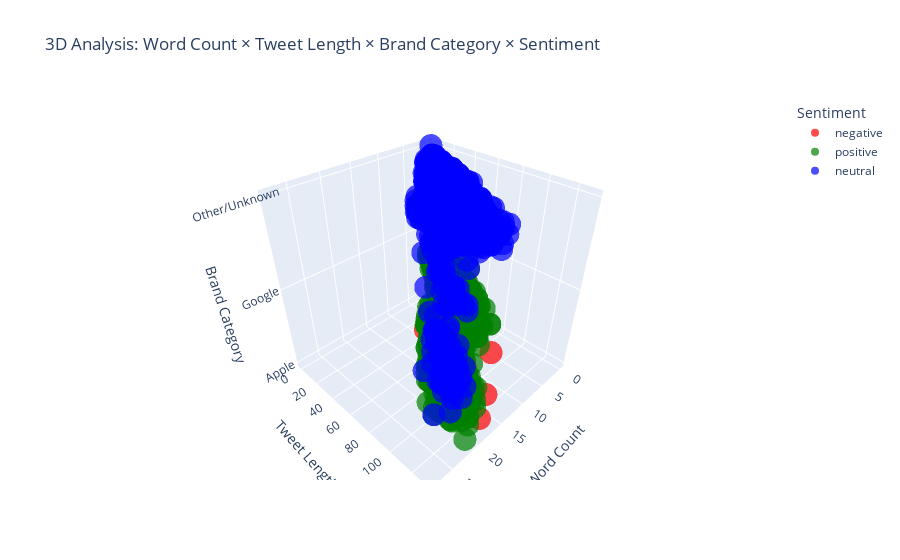

Write notebook code for a chart like this one.
### Code cell
fig = px.scatter_3d(df, x='word_count', y='tweet_length', z='brand_category',
                       color='sentiments', 
                       color_discrete_map={'positive': 'green', 'neutral': 'blue', 'negative': 'red'},
                       title='3D Analysis: Word Count × Tweet Length × Brand Category × Sentiment',
                       labels={'word_count': 'Word Count', 'tweet_length': 'Tweet Length', 
                              'brand_category': 'Brand Category', 'sentiments': 'Sentiment'},
                       opacity=0.7)
fig.show()

### Figure 1 — Plotly figure (JSON) as saved in the notebook; plotly's stock layout.template omitted (floating-point values rounded to 4 significant figures; data arrays with more than 128 entries replaced by an {"elided": "..."} marker saying what was removed)
{"data": [{"hovertemplate": "Sentiment=negative<br>Word Count=%{x}<br>Tweet Length=%{y}<br>Brand Category=%{z}<extra></extra>", "legendgroup": "negative", "marker": {"color": "red", "opacity": 0.7, "symbol": "circle"}, "mode": "markers", "name": "negative", "scene": "scene", "showlegend": true, "type": "scatter3d", "x": {"elided": "569 int values"}, "y": {"elided": "569 int values"}, "z": {"elided": "569 str values"}}, {"hovertemplate": "Sentiment=positive<br>Word Count=%{x}<br>Tweet Length=%{y}<br>Brand Category=%{z}<extra></extra>", "legendgroup": "positive", "marker": {"color": "green", "opacity": 0.7, "symbol": "circle"}, "mode": "markers", "name": "positive", "scene": "scene", "showlegend": true, "type": "scatter3d", "x": {"elided": "2970 int values"}, "y": {"elided": "2970 int values"}, "z": {"elided": "2970 str values"}}, {"hovertemplate": "Sentiment=neutral<br>Word Count=%{x}<br>Tweet Length=%{y}<br>Brand Category=%{z}<extra></extra>", "legendgroup": "neutral", "marker": {"color": "blue", "opacity": 0.7, "symbol": "circle"}, "mode": "markers", "name": "neutral", "scene": "scene", "showlegend": true, "type": "scatter3d", "x": {"elided": "5531 int values"}, "y": {"elided": "5531 int values"}, "z": {"elided": "5531 str values"}}], "layout": {"legend": {"title": {"text": "Sentiment"}, "tracegroupgap": 0}, "scene": {"domain": {"x": [0, 1], "y": [0, 1]}, "xaxis": {"title": {"text": "Word Count"}}, "yaxis": {"title": {"text": "Tweet Length"}}, "zaxis": {"title": {"text": "Brand Category"}}}, "title": {"text": "3D Analysis: Word Count × Tweet Length × Brand Category × Sentiment"}}}
